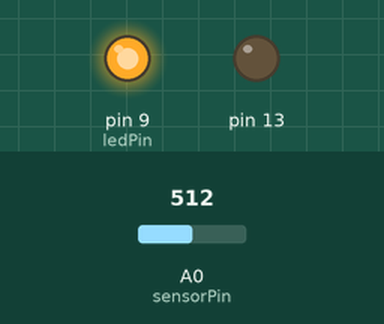
Bench run of a sketch on a simulated Arduino Uno, built with avr-gcc and run on an emulated ATmega328P. Shown: output pins drawn as LEDs (lit = HIGH). The test bench sets the inputs (shaded band); at power-on: A0 (sensorPin) = 512.

Above: at 1.2 s.
1.3 s: A0 (sensorPin) set to 900
At 2.1 s:
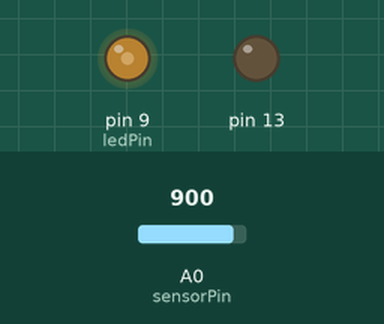
2.8 s: A0 (sensorPin) set to 1023
At 3.3 s:
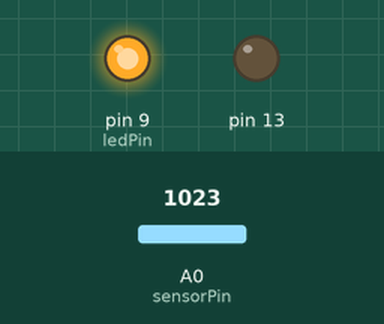
Timing chart, 0 to 5.8 s (numbered marks = the images above; inputs shaded):
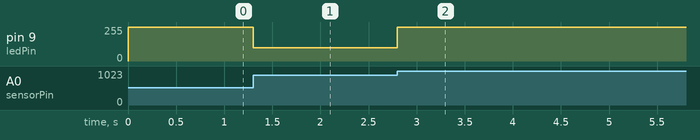

The sketch:

sensor_luz.ino
```cpp
//COPIA DESDE AQUÍ

const int sensorPin = A0;    // pin conectado al sensor
const int ledPin = 9;        // pin conectado al led

int sensorValue = 0;         // valor incial del sensor
int sensorMin = 1023;        // valor mínimo del sensor
int sensorMax = 0;           // valor máximo del sensor


void setup() {
  pinMode(13, OUTPUT);
  digitalWrite(13, HIGH);

  digitalWrite(13, LOW);
}

void loop() {
  // lee el sensor:
  sensorValue = analogRead(sensorPin);

  analogWrite(ledPin, 1000 - sensorValue);
}

//HASTA AQUÍ

/*
¿Por qué hacemos 1000 - sensorValue?
Porque si escribiéramos sólo sensor value se iluminaría al mismo valor que capta la luz,
es decir, si está muy iluminado, imaginemos al maximo (1023), el led se iluminaria tambien
al máximo. ¡Lo que queremos es lo contrario!
*/
```

Measured:
- after the input at 1.3 s, pin 9 (ledPin): 255/255 → 100/255 at once
- after the input at 2.8 s, pin 9 (ledPin): 100/255 → 255/255 at once
